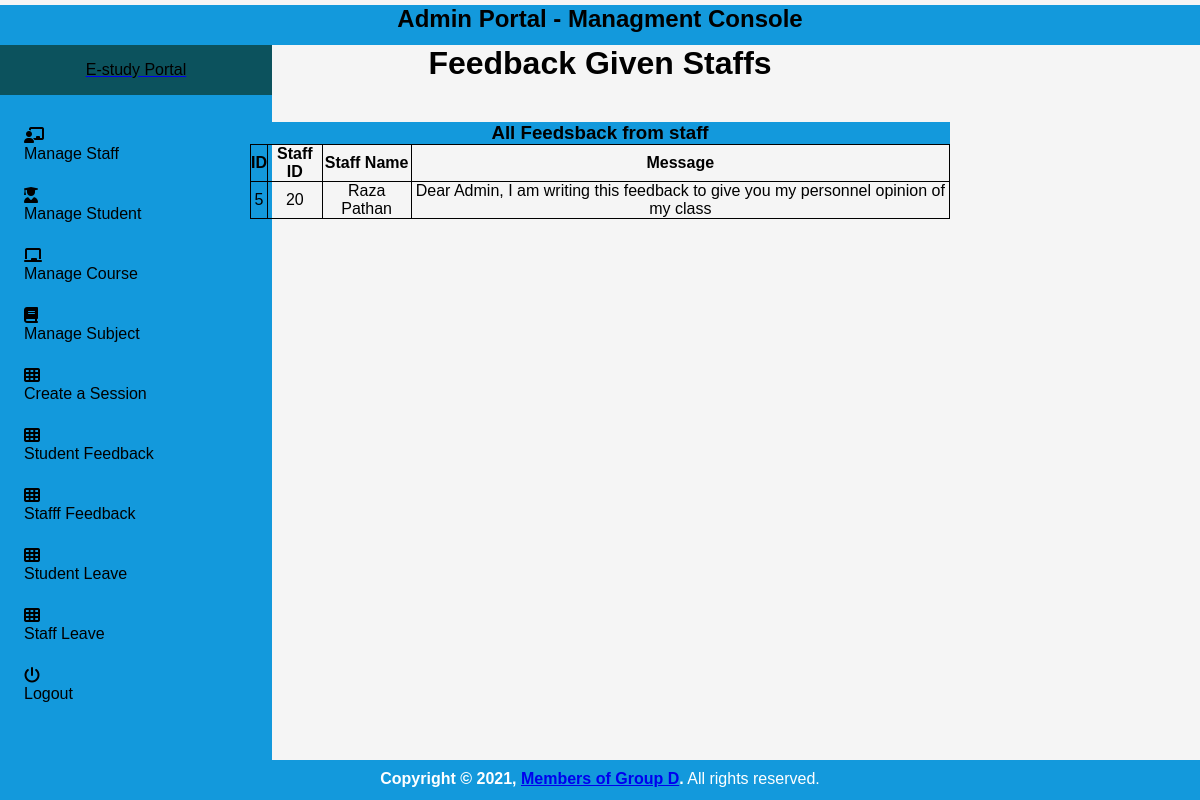
/staff_feedback_message/ (signed in), run on the app's committed database.
### student_management_app/models.py (models this page shows)
class FeedBackStaffs(models.Model):
    id = models.AutoField(primary_key=True)
    staff_id = models.ForeignKey(Staffs, on_delete=models.CASCADE)
    feedback = models.TextField()
    feedback_reply = models.TextField()
    created_at = models.DateTimeField(auto_now_add=True)
    updated_at = models.DateTimeField(auto_now=True)
    objects = models.Manager()

class Staffs(models.Model):
    id = models.AutoField(primary_key=True)
    admin = models.OneToOneField(CustomUser, on_delete = models.CASCADE)
    address = models.TextField()
    created_at = models.DateTimeField(auto_now_add=True)
    updated_at = models.DateTimeField(auto_now=True)
    objects = models.Manager()

class CustomUser(AbstractUser):
    user_type_data = ((1, "HOD"), (2, "Staff"), (3, "Student"))
    user_type = models.CharField(default=1, choices=user_type_data, max_length=10)

### student_management_app/HodViews.py (the view)
# urls.py: path('staff_feedback_message/', HodViews.staff_feedback_message, name="staff_feedback_message"),
def staff_feedback_message(request):
    feedbacks = FeedBackStaffs.objects.all()
    context = {
        "feedbacks": feedbacks
    }
    return render(request, 'hod_template/staff_feedback_template.html', context)

### student_management_app/LoginCheckMiddleWare.py (called while the page is built, shortened)
    def process_view(self, request, view_func, view_args, view_kwargs):
        modulename = view_func.__module__
        user = request.user
        if user.is_authenticated:
            if user.user_type == "1":
                if modulename == "student_management_app.HodViews":
                    pass
                elif modulename == "student_management_app.views" or modulename == "django.views.static":
                    pass
                else:
                    return redirect("admin_profile")
            else:
                return redirect("home")

### student_management_app/templates/hod_template/staff_feedback_template.html (shortened to what this page needs)
{% extends 'hod_template/base_template.html' %}
{% block page_title %}
    Feedback Given Staffs
{% endblock page_title %}
{% block main_content %}
{% load static %}
<html>
<head>
</head>
<body>
<div class="container">
        <div class="container-fluid">
            <div class="row">
                <div class="col-md-12">
                    <div class="card card-primary">
                  <div class="card-header" style="background-color: #1399DC; margin-top: 40px;">
                            <h3 class="card-title">All Feedsback from staff</h3>
                        </div>
                        <div class="table-responsive">
                            <table class="table" style="width: 100%;">
                                <thead>
                                <tr>
                                    <th>ID</th>
                                    <th>Staff ID</th>
                                    <th>Staff Name</th>
                                    <th>Message</th>
                                </tr>
                                </thead>
                                {% for feedback in feedbacks %}
                                <tbody>
                                <tr>
                                    <td>{{ feedback.id }}</td>
                                    <td>{{ feedback.staff_id.admin.id }}</td>
                                    <td>{{ feedback.staff_id.admin.first_name }} {{ feedback.staff_id.admin.last_name }}</td>
                                    <td>{{ feedback.feedback }}</td>
                                </tr>
                                </tbody>
                                {% endfor %}
                            </table>
                        </div>
                    </div>
                </div>
            </div>
        </div>
</div>
  {% endblock main_content %}

### student_management_app/templates/hod_template/base_template.html (style rules this page uses)
* { box-sizing: border-box; }
body { margin: 0; padding: 0; font-family: Arial, Helvetica, sans-serif; width: 100%; height: 100%; background-color: whitesmoke; }

### student_management_app/templates/hod_template/sidebar_template.html (style rules this page uses)
* { box-sizing: border-box; margin: 0; padding: 0; font-family: "Quicksand", sans-serif; }
body { display: flex; flex-direction: row; background-color: #b4a5a5; }

### student_management_app/templates/hod_template/staff_feedback_template.html (style rules this page uses)
* { margin: 0; padding: 0; box-sizing: border-box; -webkit-box-sizing: border-box; -moz-box-sizing: border-box; -webkit-font-smoothing: antialiased; -moz-font-smoothing: antialiased; -o-font-smoothing: antialiased; font-smoothing: antialiased; text-rendering: optimizeLegibility; }
body { background: whitesmoke; }
.container { max-width: 700px; width: 100%; margin: 0 auto; position: relative; }
.row { max-font-size: 700px; }
table { border-collapse: collapse; }
th, td { border: 1px solid black; }

### data on the page
FeedBackStaffs: id "5", staff_id.admin.id "20", staff_id.admin.first_name "Raza", staff_id.admin.last_name "Pathan", feedback "Dear Admin, I am writing this feedback to give you my personnel opinion of my class"
